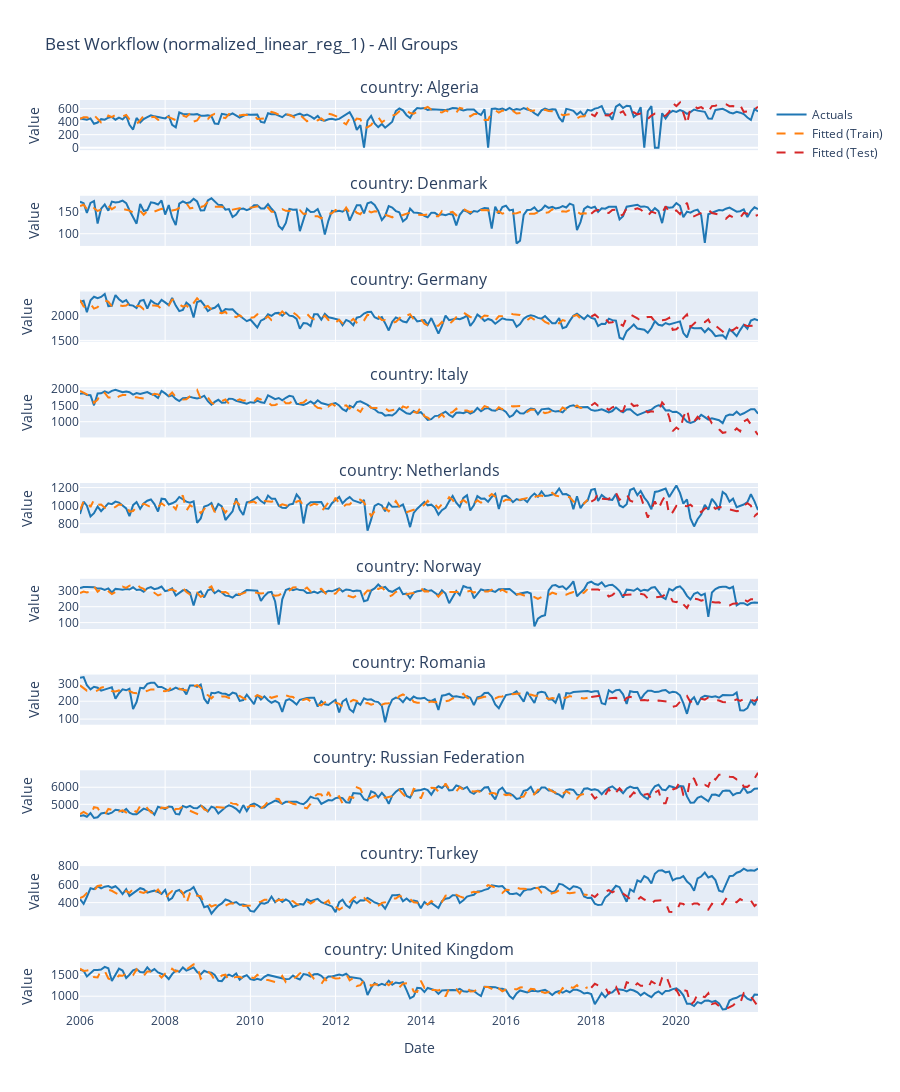

The notebook cell saved with this chart:
### Markdown cell above
## 8. Visualize Best Model Forecasts

Plot grouped forecasts for all countries.

### Code cell
# Plot forecast for all groups
fig = plot_forecast(
    fit_nested,
    title=f"Best Workflow ({best_wf_id}) - All Groups",
    height=800
)
fig.show()
